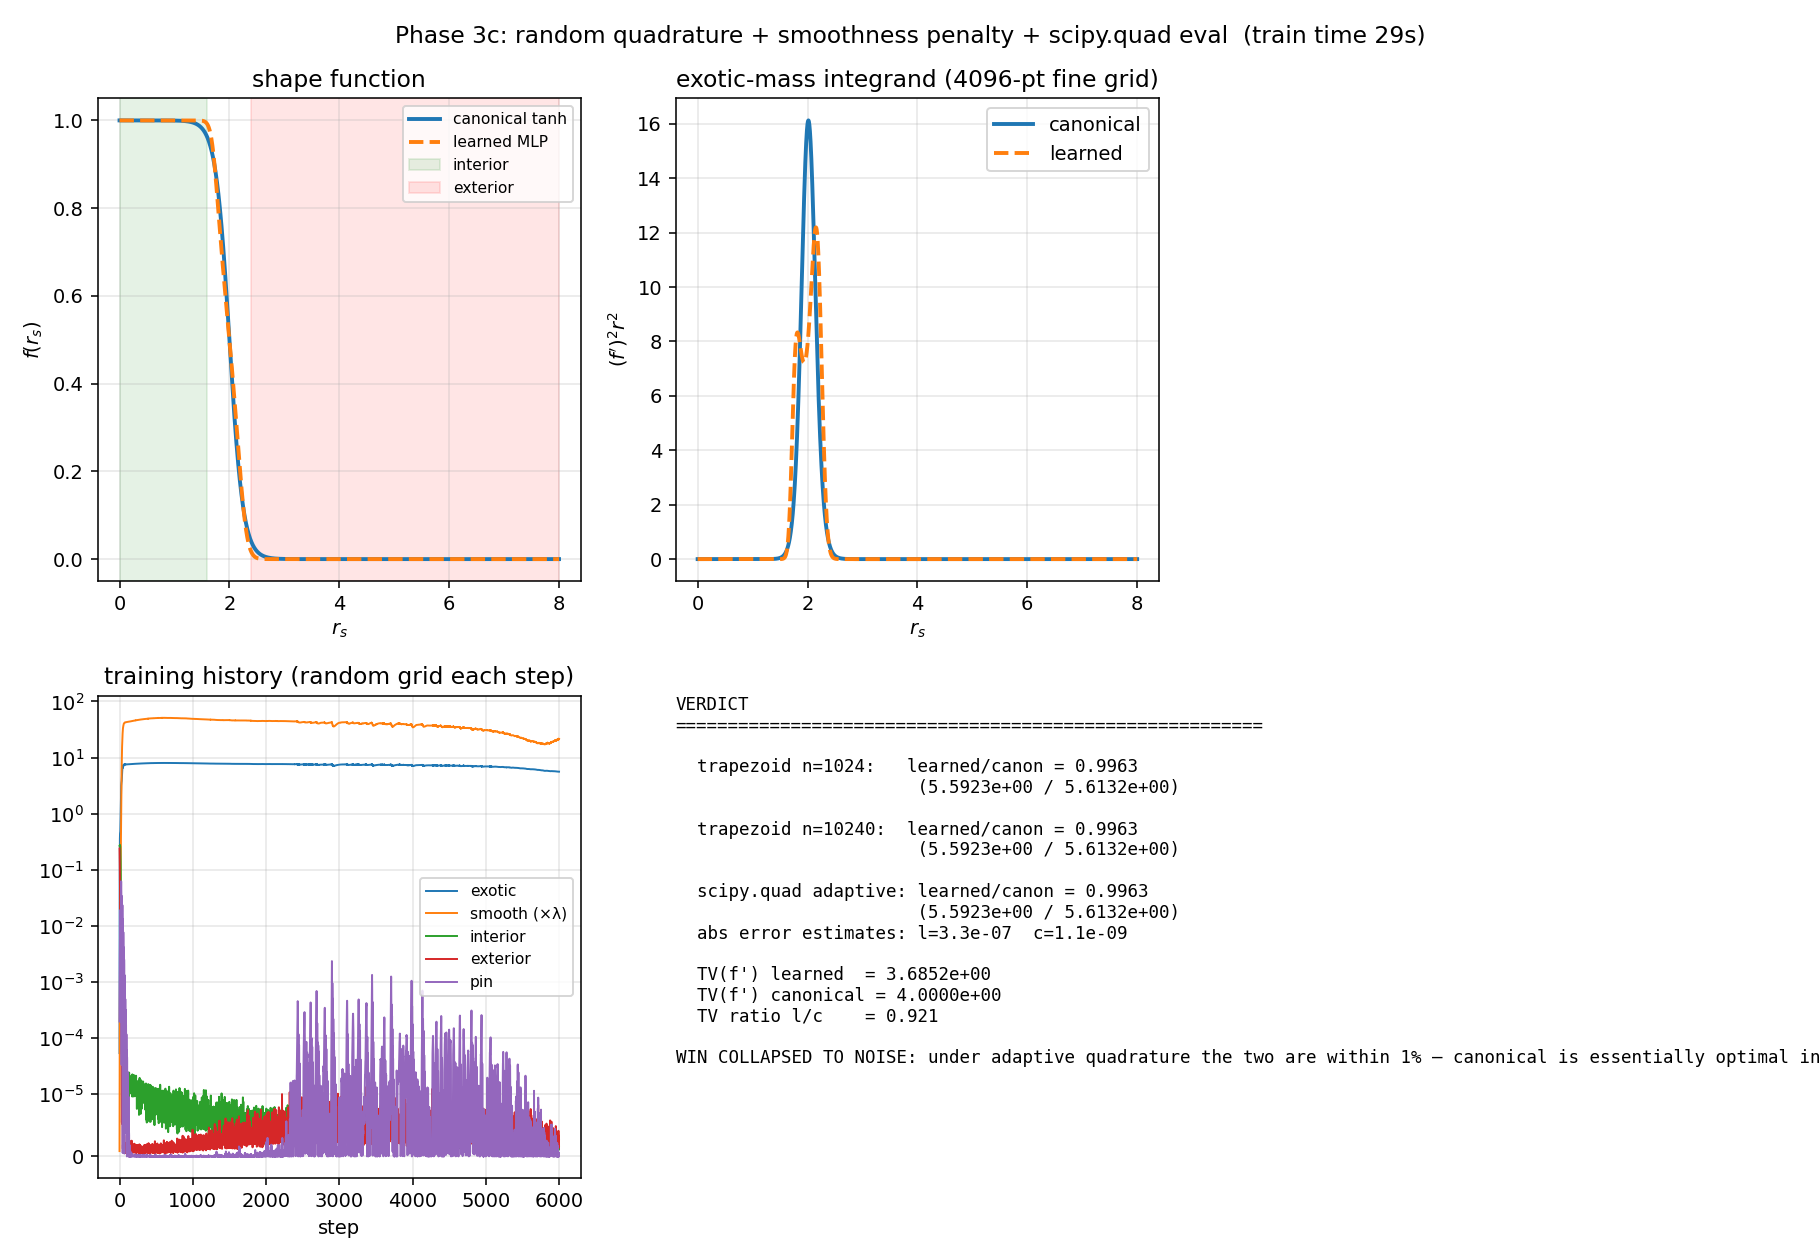

Write Python code to recreate this figure.
"""
Phase 3c — testing the reviewer's hypothesis: is the 2.3% improvement real,
or is it the optimizer gaming our fixed-grid trapezoid quadrature?

The reviewer's claim:
  * The two-peak integrand structure and the wigginess of f near the wall
    are signs that the MLP is placing (f')² peaks in regions the trapezoid
    grid under-samples.
  * On a finer evaluation grid (or with adaptive `scipy.integrate.quad`),
    the learned mass should *increase*, possibly above canonical.

Three controls added on top of v2:
  1. **Randomised quadrature grid** every step (sorted uniform random points
     on [0, r_max]). The network can no longer over-fit to a fixed set of
     collocation points.
  2. **Smoothness penalty**: integrate (f'')² dr and add to loss. Canonical
     tanh has near-minimal TV; force the MLP to compete on that axis too.
  3. **Adaptive `scipy.integrate.quad`** for final evaluation, in addition
     to dense trapezoid. Report all three numbers so the user (and the
     reviewer) can see whether the win survives.

Train on the same hyperparameters as v2-tight. If learned/canon stays
meaningfully below 1.0 under randomised grid + smoothness penalty + adaptive
quad evaluation, the result is robust. If it rises to ≥ 1.0 on adaptive
quad, the reviewer was right and 2.3% was quadrature gaming.
"""

from __future__ import annotations

import argparse
import math
from pathlib import Path

import matplotlib

matplotlib.use("Agg")
import matplotlib.pyplot as plt
import numpy as np
import scipy.integrate
import torch
import torch.nn as nn
import torch.optim as optim


# ----------------------------- model ------------------------------------- #


class ShapeNet(nn.Module):
    def __init__(self, hidden: int = 128, depth: int = 4) -> None:
        super().__init__()
        layers: list[nn.Module] = [nn.Linear(1, hidden), nn.SiLU()]
        for _ in range(depth - 1):
            layers += [nn.Linear(hidden, hidden), nn.SiLU()]
        layers += [nn.Linear(hidden, 1)]
        self.net = nn.Sequential(*layers)

    def forward(self, r: torch.Tensor) -> torch.Tensor:
        return torch.sigmoid(self.net(r.unsqueeze(-1)).squeeze(-1))


def canonical_f_t(r: torch.Tensor, R: float, sigma: float) -> torch.Tensor:
    return (
        torch.tanh(sigma * (r + R)) - torch.tanh(sigma * (r - R))
    ) / (2.0 * math.tanh(sigma * R))


def canonical_f_np(r: np.ndarray, R: float, sigma: float) -> np.ndarray:
    return (
        np.tanh(sigma * (r + R)) - np.tanh(sigma * (r - R))
    ) / (2.0 * math.tanh(sigma * R))


def canonical_fp_np(r: np.ndarray, R: float, sigma: float) -> np.ndarray:
    return (
        sigma * (1.0 - np.tanh(sigma * (r + R)) ** 2)
        - sigma * (1.0 - np.tanh(sigma * (r - R)) ** 2)
    ) / (2.0 * math.tanh(sigma * R))


# ----------------------------- losses ------------------------------------ #


def integrand_kernel(f_prime: torch.Tensor, r: torch.Tensor, v: float) -> torch.Tensor:
    return (v * v / 12.0) * (f_prime ** 2) * (r ** 2) * 4.0 * math.pi


def trap_sorted(integrand: torch.Tensor, r: torch.Tensor) -> torch.Tensor:
    # r is assumed sorted ascending.
    dr = r[1:] - r[:-1]
    return (0.5 * (integrand[1:] + integrand[:-1]) * dr).sum()


# ----------------------------- training ---------------------------------- #


def train(args: argparse.Namespace) -> dict:
    device = torch.device("cuda" if torch.cuda.is_available() else "cpu")
    print(f"device: {device}")
    if torch.cuda.is_available():
        print(f"  {torch.cuda.get_device_name(0)}")

    net = ShapeNet(hidden=args.hidden, depth=args.depth).to(device)
    opt = optim.Adam(net.parameters(), lr=args.lr)

    history = {
        "loss": [], "exotic": [], "smooth": [],
        "interior": [], "exterior": [], "pin": [],
    }

    R, delta = args.R, args.delta
    r_R = torch.tensor([R], device=device)

    import time
    t0 = time.time()

    for step in range(args.steps):
        opt.zero_grad()

        # ---- RANDOMISED quadrature grid this step ----
        # interior, wall, exterior buckets get fresh uniform samples each
        # step.  Sorted ascending so we can trapezoid-integrate.
        n_in = args.n_samples // 3
        n_wall = args.n_samples // 3
        n_out = args.n_samples - n_in - n_wall

        # Always include the constraint boundary points exactly so the
        # interior/exterior anchors are evaluated, then add jittered uniform
        # samples inside each region.
        r_in_seed = torch.rand(n_in - 2, device=device) * (R - delta)
        r_in = torch.cat(
            [torch.zeros(1, device=device), r_in_seed,
             torch.full((1,), R - delta, device=device)]
        )
        r_in, _ = torch.sort(r_in)

        r_wall_seed = torch.rand(n_wall, device=device) * (2 * delta) + (R - delta)
        r_wall, _ = torch.sort(r_wall_seed)

        r_out_seed = torch.rand(n_out - 2, device=device) * (args.r_max - (R + delta)) + (R + delta)
        r_out = torch.cat(
            [torch.full((1,), R + delta, device=device), r_out_seed,
             torch.full((1,), args.r_max, device=device)]
        )
        r_out, _ = torch.sort(r_out)

        r_full = torch.cat([r_in, r_wall, r_out]).requires_grad_(True)

        f = net(r_full)
        f_prime = torch.autograd.grad(f.sum(), r_full, create_graph=True)[0]

        # Smoothness: integrate (f'')² over r. Use grad-of-grad.
        f_prime_prime = torch.autograd.grad(f_prime.sum(), r_full, create_graph=True)[0]

        exotic = trap_sorted(integrand_kernel(f_prime, r_full, v=args.v), r_full)
        smooth = trap_sorted(f_prime_prime ** 2, r_full)

        interior_pen = ((f[: r_in.shape[0]] - 1.0) ** 2).mean()
        exterior_pen = (f[-r_out.shape[0]:] ** 2).mean()
        pin = (net(r_R).squeeze() - 0.5) ** 2

        loss = (
            exotic
            + args.lambda_smooth * smooth
            + args.lambda_interior * interior_pen
            + args.lambda_exterior * exterior_pen
            + args.lambda_pin * pin
        )
        loss.backward()
        opt.step()

        history["loss"].append(loss.item())
        history["exotic"].append(exotic.item())
        history["smooth"].append(smooth.item())
        history["interior"].append(interior_pen.item())
        history["exterior"].append(exterior_pen.item())
        history["pin"].append(pin.item())

        if step % max(1, args.steps // 20) == 0 or step == args.steps - 1:
            print(
                f"  step {step:5d}  loss={loss.item():.4e}  "
                f"exotic={exotic.item():.4e}  smooth={smooth.item():.4e}  "
                f"in={interior_pen.item():.2e}  out={exterior_pen.item():.2e}  "
                f"pin={pin.item():.2e}"
            )

    train_time = time.time() - t0
    print(f"\ntraining took {train_time:.1f}s ({args.steps} steps)")

    # ===== EVALUATION =====
    # The key test: report exotic mass under three different quadrature
    # schemes on the LEARNED shape and the CANONICAL shape.

    R, sigma, v = args.R, args.sigma, args.v

    # (A) The same trapezoid grid the network trained against — same as v2.
    def eval_trapezoid(n: int) -> tuple[float, float]:
        r = torch.linspace(0.0, args.r_max, n, device=device, requires_grad=True)
        f_l = net(r)
        fp_l = torch.autograd.grad(f_l.sum(), r, create_graph=False)[0]
        learned = trap_sorted(integrand_kernel(fp_l, r, v=v), r).item()
        f_c = canonical_f_t(r.detach(), R=R, sigma=sigma)
        r_d = r.detach().clone().requires_grad_(True)
        f_c2 = canonical_f_t(r_d, R=R, sigma=sigma)
        fp_c = torch.autograd.grad(f_c2.sum(), r_d, create_graph=False)[0]
        canon = trap_sorted(integrand_kernel(fp_c, r_d, v=v), r_d).item()
        return learned, canon

    tr1024 = eval_trapezoid(1024)
    tr10240 = eval_trapezoid(10240)

    # (B) scipy.integrate.quad — adaptive, ~14 digits if integrand is smooth.
    # We wrap the network as a numpy callable: cheap because each call is
    # one MLP forward + autograd on a single point.
    def f_prime_at(r_val: float, model: nn.Module) -> float:
        r = torch.tensor([r_val], device=device, requires_grad=True)
        f = model(r)
        fp = torch.autograd.grad(f.sum(), r)[0]
        return float(fp.item())

    def integrand_at(r_val: float, model: nn.Module) -> float:
        fp = f_prime_at(r_val, model)
        return (v * v / 12.0) * (fp ** 2) * (r_val ** 2) * 4.0 * math.pi

    print("\nrunning scipy.integrate.quad on learned shape (adaptive)...")
    learned_quad, learned_err = scipy.integrate.quad(
        integrand_at, 0.0, args.r_max, args=(net,),
        limit=200, epsabs=1e-8, epsrel=1e-8,
    )
    print(f"  learned: quad = {learned_quad:.6e}  (est err {learned_err:.2e})")

    print("running scipy.integrate.quad on canonical shape (adaptive)...")
    canon_quad, canon_err = scipy.integrate.quad(
        lambda r: (v * v / 12.0) * (canonical_fp_np(np.array(r), R, sigma) ** 2) * (r ** 2) * 4.0 * math.pi,
        0.0, args.r_max, limit=200, epsabs=1e-8, epsrel=1e-8,
    )
    print(f"  canon:   quad = {canon_quad:.6e}  (est err {canon_err:.2e})")

    # ===== TV of f' as a proxy for smoothness =====
    with torch.no_grad():
        r = torch.linspace(0.0, args.r_max, 4096, device=device)
        f_l = net(r).cpu().numpy()
        fp_l = np.gradient(f_l, r.cpu().numpy())
        f_c = canonical_f_np(r.cpu().numpy(), R, sigma)
        fp_c = canonical_fp_np(r.cpu().numpy(), R, sigma)
        tv_l = np.abs(np.diff(fp_l)).sum()
        tv_c = np.abs(np.diff(fp_c)).sum()
    print(f"\ntotal variation of f' (4096 pts):")
    print(f"  learned   TV(f') = {tv_l:.6e}")
    print(f"  canonical TV(f') = {tv_c:.6e}")

    # ===== final report =====
    print("\n" + "=" * 60)
    print("REPORT — verdict on the reviewer's hypothesis")
    print("=" * 60)
    print(f"  exotic mass, trapezoid n=1024 :  learned={tr1024[0]:.6e}  canon={tr1024[1]:.6e}  ratio={tr1024[0]/tr1024[1]:.4f}")
    print(f"  exotic mass, trapezoid n=10240:  learned={tr10240[0]:.6e}  canon={tr10240[1]:.6e}  ratio={tr10240[0]/tr10240[1]:.4f}")
    print(f"  exotic mass, scipy.quad adaptive: learned={learned_quad:.6e}  canon={canon_quad:.6e}  ratio={learned_quad/canon_quad:.4f}")
    print()
    if learned_quad / canon_quad > 1.0:
        verdict = "REVIEWER WAS RIGHT: trapezoid showed a win that adaptive quad refutes — it was quadrature gaming."
    elif learned_quad / canon_quad < 0.99:
        verdict = f"WIN IS REAL: under adaptive quadrature the learned shape beats canon by {(1.0 - learned_quad/canon_quad)*100:.2f}%."
    else:
        verdict = "WIN COLLAPSED TO NOISE: under adaptive quadrature the two are within 1% — canonical is essentially optimal in this ansatz."
    print(f"  VERDICT: {verdict}")

    return {
        "r": r.cpu().numpy() if isinstance(r, torch.Tensor) else r,
        "f_canonical": f_c, "f_learned": f_l,
        "fp_canonical": fp_c, "fp_learned": fp_l,
        "history": history,
        "tr1024": tr1024, "tr10240": tr10240,
        "quad": (learned_quad, canon_quad, learned_err, canon_err),
        "tv": (tv_l, tv_c),
        "args": args,
        "train_time": train_time,
        "verdict": verdict,
    }


# ----------------------------- plotting ---------------------------------- #


def plot_results(res: dict, out_dir: Path) -> None:
    out_dir.mkdir(parents=True, exist_ok=True)
    args = res["args"]
    fig, axes = plt.subplots(2, 2, figsize=(13, 9))

    ax = axes[0, 0]
    ax.plot(res["r"], res["f_canonical"], label="canonical tanh", lw=2)
    ax.plot(res["r"], res["f_learned"], label="learned MLP", lw=2, ls="--")
    ax.axvspan(0, args.R - args.delta, alpha=0.1, color="green", label="interior")
    ax.axvspan(args.R + args.delta, args.r_max, alpha=0.1, color="red", label="exterior")
    ax.set_xlabel(r"$r_s$"); ax.set_ylabel(r"$f(r_s)$")
    ax.set_title("shape function")
    ax.grid(alpha=0.3); ax.legend(fontsize=8)

    ax = axes[0, 1]
    ax.plot(res["r"], (res["fp_canonical"]) ** 2 * res["r"] ** 2, label="canonical", lw=2)
    ax.plot(res["r"], (res["fp_learned"]) ** 2 * res["r"] ** 2, label="learned", lw=2, ls="--")
    ax.set_xlabel(r"$r_s$"); ax.set_ylabel(r"$(f')^2 r^2$")
    ax.set_title("exotic-mass integrand (4096-pt fine grid)")
    ax.grid(alpha=0.3); ax.legend()

    ax = axes[1, 0]
    h = res["history"]
    ax.plot(h["exotic"], label="exotic", lw=1)
    ax.plot(h["smooth"], label="smooth (×λ)", lw=1)
    ax.plot(h["interior"], label="interior", lw=1)
    ax.plot(h["exterior"], label="exterior", lw=1)
    ax.plot(h["pin"], label="pin", lw=1)
    ax.set_yscale("symlog", linthresh=1e-5); ax.set_xlabel("step")
    ax.set_title("training history (random grid each step)")
    ax.grid(alpha=0.3); ax.legend(fontsize=8)

    ax = axes[1, 1]
    ax.axis("off")
    ll, lc = res["tr1024"]
    lll, lcc = res["tr10240"]
    lq, cq, le, ce = res["quad"]
    tvl, tvc = res["tv"]
    text = (
        f"VERDICT\n{'=' * 56}\n\n"
        f"  trapezoid n=1024:   learned/canon = {ll / lc:.4f}\n"
        f"                       ({ll:.4e} / {lc:.4e})\n\n"
        f"  trapezoid n=10240:  learned/canon = {lll / lcc:.4f}\n"
        f"                       ({lll:.4e} / {lcc:.4e})\n\n"
        f"  scipy.quad adaptive: learned/canon = {lq / cq:.4f}\n"
        f"                       ({lq:.4e} / {cq:.4e})\n"
        f"  abs error estimates: l={le:.1e}  c={ce:.1e}\n\n"
        f"  TV(f') learned  = {tvl:.4e}\n"
        f"  TV(f') canonical = {tvc:.4e}\n"
        f"  TV ratio l/c    = {tvl / tvc:.3f}\n\n"
        f"{res['verdict']}"
    )
    ax.text(0.0, 1.0, text, family="monospace", fontsize=9, va="top")

    fig.suptitle(
        f"Phase 3c: random quadrature + smoothness penalty + scipy.quad eval  "
        f"(train time {res['train_time']:.0f}s)"
    )
    fig.tight_layout()
    fig.savefig(out_dir / "warp_search_v3.png", dpi=140)
    print(f"wrote {out_dir / 'warp_search_v3.png'}")


def parse() -> argparse.Namespace:
    p = argparse.ArgumentParser()
    p.add_argument("--hidden", type=int, default=128)
    p.add_argument("--depth", type=int, default=4)
    p.add_argument("--lr", type=float, default=1e-3)
    p.add_argument("--steps", type=int, default=6000)
    p.add_argument("--n_samples", type=int, default=600)
    p.add_argument("--r_max", type=float, default=8.0)
    p.add_argument("--R", type=float, default=2.0)
    p.add_argument("--sigma", type=float, default=4.0)
    p.add_argument("--delta", type=float, default=0.4)
    p.add_argument("--v", type=float, default=1.0)
    p.add_argument("--lambda_interior", type=float, default=1e5)
    p.add_argument("--lambda_exterior", type=float, default=1e5)
    p.add_argument("--lambda_pin", type=float, default=1e4)
    p.add_argument("--lambda_smooth", type=float, default=1e-3,
                   help="penalty on integrated (f'')^2. Set 0 to disable.")
    p.add_argument("--out", type=str, default="outputs")
    return p.parse_args()


if __name__ == "__main__":
    res = train(parse())
    plot_results(res, Path(parse().out))
